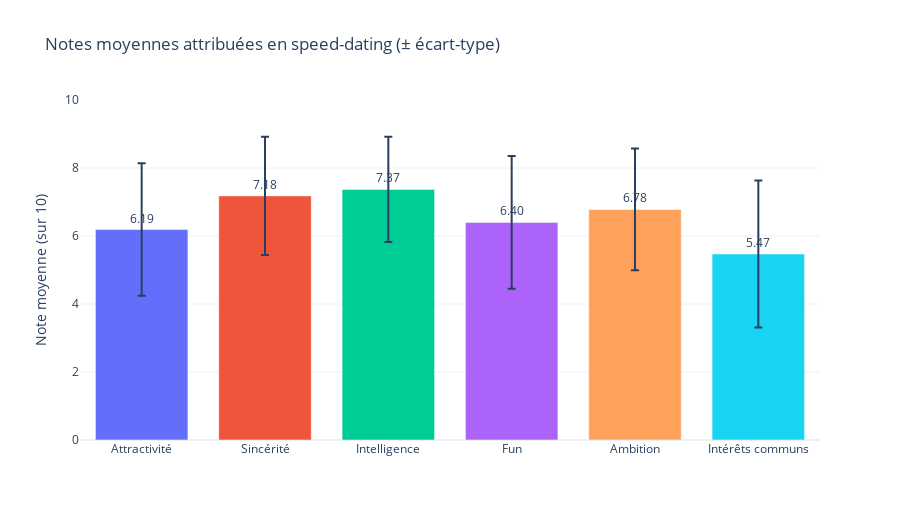

Write notebook code for a chart like this one.
### Markdown cell above
En regardant au passage les STD , on note ici que l'intelligence et la sincérité sont les attributs les moins discriminants → la plupart des participants reçoivent des notes élevées et proches (médiane 7, peu de notes < 5).
L'attractivité et surtout les intérêts partagés sont beaucoup plus polarisants → c'est là qu'on voit les plus gros écarts de jugement.
Cela reflète bien la réalité du dating : on pardonne plus facilement un manque d'ambition ou de fun qu'un manque d'attractivité ou d'intérêts communs.

### Code cell
data = {
    'Critère': ['Attractivité', 'Sincérité', 'Intelligence', 'Fun', 'Ambition', 'Intérêts communs'],
    'Moyenne': [6.19, 7.18, 7.37, 6.40, 6.78, 5.47],
    'Écart-type': [1.95, 1.74, 1.55, 1.95, 1.79, 2.16]
}

df2 = pd.DataFrame(data)

# Version barre avec barres d'erreur (la plus claire et rapide)
fig = px.bar(
    df2,
    x='Critère',
    y='Moyenne',
    error_y='Écart-type',
    title='Notes moyennes attribuées en speed-dating (± écart-type)',
    labels={'Moyenne': 'Note moyenne (sur 10)'},
    color='Critère',
    text_auto='.2f'
)

fig.update_traces(textposition='outside', cliponaxis=False)
fig.update_layout(
    yaxis_range=[0, 10],
    xaxis_title="",
    showlegend=False,
    height=520,
    bargap=0.25,
    template='plotly_white'
)

fig.show()

### Figure 1 — Plotly figure (JSON) as saved in the notebook; plotly's stock layout.template omitted (floating-point values rounded to 4 significant figures)
{"data": [{"cliponaxis": false, "error_y": {"array": [1.95]}, "hovertemplate": "Critère=%{x}<br>Note moyenne (sur 10)=%{y}<extra></extra>", "legendgroup": "Attractivité", "marker": {"color": "#636efa", "pattern": {"shape": ""}}, "name": "Attractivité", "orientation": "v", "showlegend": true, "textposition": "outside", "texttemplate": "%{y:.2f}", "type": "bar", "x": ["Attractivité"], "xaxis": "x", "y": [6.19], "yaxis": "y"}, {"cliponaxis": false, "error_y": {"array": [1.74]}, "hovertemplate": "Critère=%{x}<br>Note moyenne (sur 10)=%{y}<extra></extra>", "legendgroup": "Sincérité", "marker": {"color": "#EF553B", "pattern": {"shape": ""}}, "name": "Sincérité", "orientation": "v", "showlegend": true, "textposition": "outside", "texttemplate": "%{y:.2f}", "type": "bar", "x": ["Sincérité"], "xaxis": "x", "y": [7.18], "yaxis": "y"}, {"cliponaxis": false, "error_y": {"array": [1.55]}, "hovertemplate": "Critère=%{x}<br>Note moyenne (sur 10)=%{y}<extra></extra>", "legendgroup": "Intelligence", "marker": {"color": "#00cc96", "pattern": {"shape": ""}}, "name": "Intelligence", "orientation": "v", "showlegend": true, "textposition": "outside", "texttemplate": "%{y:.2f}", "type": "bar", "x": ["Intelligence"], "xaxis": "x", "y": [7.37], "yaxis": "y"}, {"cliponaxis": false, "error_y": {"array": [1.95]}, "hovertemplate": "Critère=%{x}<br>Note moyenne (sur 10)=%{y}<extra></extra>", "legendgroup": "Fun", "marker": {"color": "#ab63fa", "pattern": {"shape": ""}}, "name": "Fun", "orientation": "v", "showlegend": true, "textposition": "outside", "texttemplate": "%{y:.2f}", "type": "bar", "x": ["Fun"], "xaxis": "x", "y": [6.4], "yaxis": "y"}, {"cliponaxis": false, "error_y": {"array": [1.79]}, "hovertemplate": "Critère=%{x}<br>Note moyenne (sur 10)=%{y}<extra></extra>", "legendgroup": "Ambition", "marker": {"color": "#FFA15A", "pattern": {"shape": ""}}, "name": "Ambition", "orientation": "v", "showlegend": true, "textposition": "outside", "texttemplate": "%{y:.2f}", "type": "bar", "x": ["Ambition"], "xaxis": "x", "y": [6.78], "yaxis": "y"}, {"cliponaxis": false, "error_y": {"array": [2.16]}, "hovertemplate": "Critère=%{x}<br>Note moyenne (sur 10)=%{y}<extra></extra>", "legendgroup": "Intérêts communs", "marker": {"color": "#19d3f3", "pattern": {"shape": ""}}, "name": "Intérêts communs", "orientation": "v", "showlegend": true, "textposition": "outside", "texttemplate": "%{y:.2f}", "type": "bar", "x": ["Intérêts communs"], "xaxis": "x", "y": [5.47], "yaxis": "y"}], "layout": {"bargap": 0.25, "barmode": "relative", "height": 520, "legend": {"title": {"text": "Critère"}, "tracegroupgap": 0}, "showlegend": false, "title": {"text": "Notes moyennes attribuées en speed-dating (± écart-type)"}, "xaxis": {"anchor": "y", "categoryarray": ["Attractivité", "Sincérité", "Intelligence", "Fun", "Ambition", "Intérêts communs"], "categoryorder": "array", "domain": [0, 1], "title": {"text": ""}}, "yaxis": {"anchor": "x", "domain": [0, 1], "range": [0, 10], "title": {"text": "Note moyenne (sur 10)"}}}}
